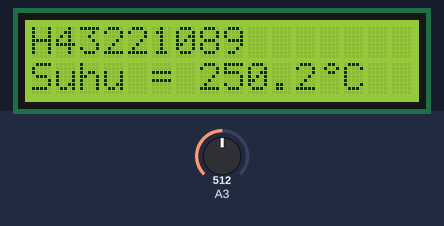
Bench run of a sketch on a simulated Arduino Uno, built with avr-gcc and run on an emulated ATmega328P. Parts: 16×2 character LCD. The test bench sets the inputs (shaded band); at power-on: A3 = 512.

Above: at 1.2 s.
1.3 s: A3 set to 716
At 2.8 s:
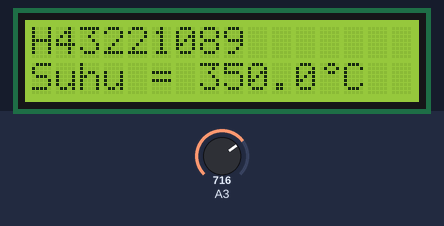
5.4 s: A3 set to 900
At 6.9 s:
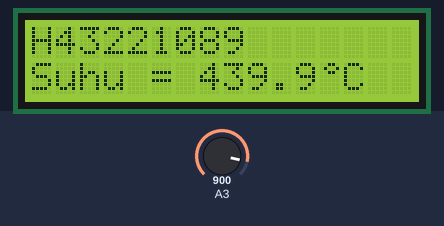
8.6 s: A3 set to 1023
At 9.9 s:
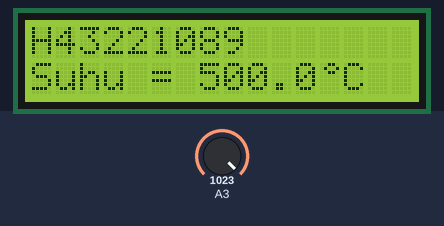
Timing chart, 0 to 11.6 s (numbered marks = the images above; inputs shaded):
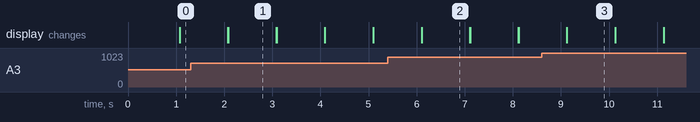

The sketch:

programsuhuadc.ino
```cpp
  #include <LiquidCrystal.h>
LiquidCrystal lcd(13, 12, 11, 10, 9, 8);
int nilaiADC;
float tegangan;
float teganganAsli;
float suhuCelsius;
const float suhuu = 1000 /10;
const float res = 40000.0/10000.0;
const float pengali = 5.0/1023.0;
byte derajat[8] = {
  0b00110,
  0b01001,
  0b00110,
  0b00000,
  0b00000,
  0b00000,
  0b00000,
  0b00000
  };

void setup() {
  // put your setup code here, to run once:
  lcd.createChar(1, derajat);
  lcd.begin(16, 2);
  lcd.clear();
}

void loop() {
  // put your main code here, to run repeatedly:
      //adc();
      suhu();
}

void adc(){

       nilaiADC = analogRead(A3);
       tegangan = nilaiADC * pengali;
       teganganAsli  = tegangan * res;

       //lcd.setCursor(0,0);
       //lcd.print("H43221089");
       //lcd.setCursor(0,1);
       //lcd.print("nADC ,");lcd.print(" vADC");
       //delay(3000);
       //lcd.clear();
       lcd.setCursor(0,0);
       lcd.print("H43221089");
       lcd.setCursor(0,1);
       lcd.print(nilaiADC);
       lcd.print(" , ");
       lcd.print(tegangan,1);
       lcd.print(" V");
       delay(1000);
       lcd.clear();
  }

  void suhu(){

       nilaiADC = analogRead(A3);
       tegangan = nilaiADC * pengali;
       suhuCelsius  = tegangan * suhuu;

       lcd.setCursor(0,0);
       lcd.print("H43221089");
       lcd.setCursor(0,1);
       lcd.print("Suhu = ");
       lcd.print(suhuCelsius,1);
       lcd.write(1);
       lcd.print("C ");
       delay(1000);
       lcd.clear();
    }
```

Measured:
- after the input at 1.3 s, the display: first differs from a run without the input after 0.78 s (image 1)
- after the input at 5.4 s, the display: first differs from a run without the input after 0.71 s (image 2)
- after the input at 8.6 s, the display: first differs from a run without the input after 0.52 s (image 3)
- what the display in image 1 shows lasts 1.0 s, from 2.1 s to 3.1 s
